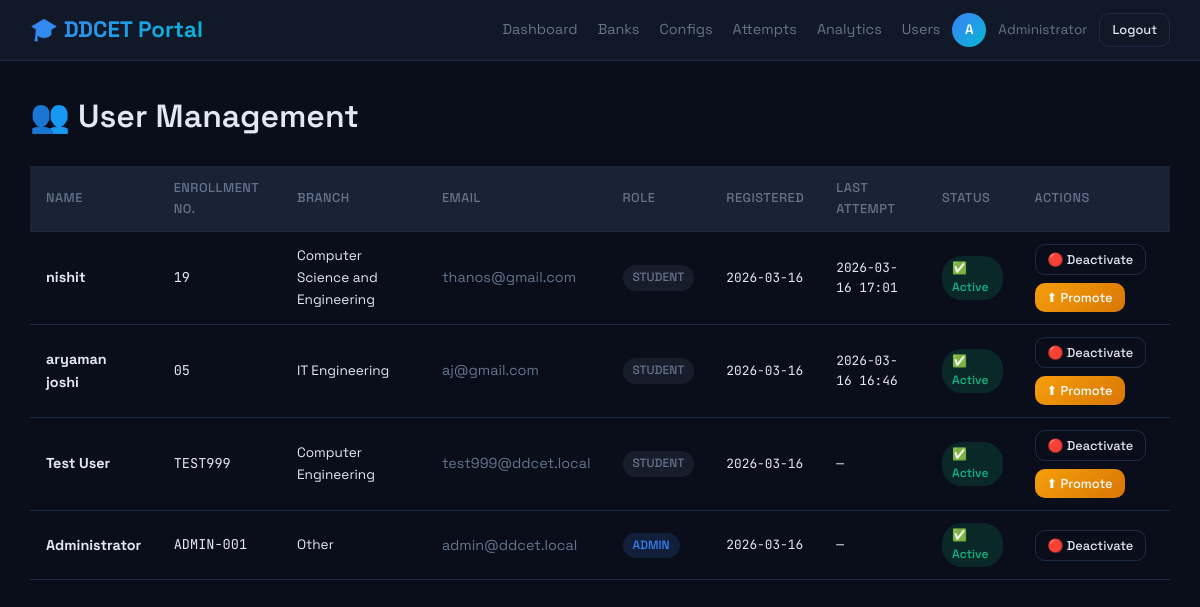
Page /admin/users (signed in) on the committed database.
### models.py (models this page shows)
class User(UserMixin, db.Model):
    __tablename__ = 'users'
    id = db.Column(db.Integer, primary_key=True, autoincrement=True)
    name = db.Column(db.String(100), nullable=False)
    email = db.Column(db.String(150), unique=True, nullable=False)
    enrollment_number = db.Column(db.String(50), unique=True, nullable=False)
    engineering_branch = db.Column(db.String(100), nullable=False, default='Other')
    password = db.Column(db.String(255), nullable=False)
    role = db.Column(db.String(20), default='student')
    created_at = db.Column(db.DateTime, default=datetime.utcnow)
    is_active_user = db.Column(db.Boolean, default=True)
    @property
    def is_active(self):
        return self.is_active_user

class TestAttempt(db.Model):
    __tablename__ = 'test_attempts'
    id = db.Column(db.Integer, primary_key=True)
    user_id = db.Column(db.Integer, db.ForeignKey('users.id'), nullable=False)
    config_id = db.Column(db.Integer, db.ForeignKey('exam_configs.id'), nullable=False)
    mode = db.Column(db.String(20), default='exam')
    started_at = db.Column(db.DateTime, default=datetime.utcnow)
    submitted_at = db.Column(db.DateTime, nullable=True)
    status = db.Column(db.String(20), default='in_progress')
    score = db.Column(db.Float, default=0)
    max_score = db.Column(db.Float, default=0)
    percentage = db.Column(db.Float, default=0)
    correct_count = db.Column(db.Integer, default=0)
    wrong_count = db.Column(db.Integer, default=0)
    unattempted = db.Column(db.Integer, default=0)
    bonus_count = db.Column(db.Integer, default=0)
    time_taken_sec = db.Column(db.Integer, default=0)
    questions_json = db.Column(db.Text, default='[]')
    fs_exit_count = db.Column(db.Integer, default=0)
    tab_switch_count = db.Column(db.Integer, default=0)
    user = db.relationship('User', foreign_keys=[user_id])
    config = db.relationship('ExamConfig', foreign_keys=[config_id])

### admin.py (the view)
@admin_bp.route('/users')
@login_required
@admin_required
def users():
    users_list = User.query.order_by(User.created_at.desc()).all()
    user_last_attempts = {}
    for u in users_list:
        last = TestAttempt.query.filter_by(user_id=u.id).order_by(TestAttempt.started_at.desc()).first()
        user_last_attempts[u.id] = last.started_at if last else None
    return render_template('admin/users.html', users=users_list, user_last_attempts=user_last_attempts)

### admin.py (called while the page is built)
def admin_required(f):
    from functools import wraps
    @wraps(f)
    def decorated(*args, **kwargs):
        if not current_user.is_authenticated or current_user.role != 'admin':
            abort(403)
        return f(*args, **kwargs)
    return decorated

### auth.py (called while the page is built)
def generate_csrf_token():
    if '_csrf_token' not in session:
        session['_csrf_token'] = secrets.token_hex(32)
    return session['_csrf_token']

@auth_bp.before_app_request
def inject_csrf():
    from flask import g
    g.csrf_token = generate_csrf_token()

### templates/admin/users.html (shortened to what this page needs)
{% extends "base.html" %}
{% block content %}
<div class="main-content">
    <h1 style="margin-bottom: 24px;">👥 User Management</h1>
    <table class="table-dark">
        <thead>
            <tr>
                <th>Name</th>
                <th>Enrollment No.</th>
                <th>Branch</th>
                <th>Email</th>
                <th>Role</th>
                <th>Registered</th>
                <th>Last Attempt</th>
                <th>Status</th>
                <th>Actions</th>
            </tr>
        </thead>
        <tbody>
            {% for user in users %}
            <tr>
                <td><strong>{{ user.name }}</strong></td>
                <td class="mono" style="font-size:.85rem;">{{ user.enrollment_number }}</td>
                <td style="font-size:.85rem;">{{ user.engineering_branch }}</td>
                <td class="text-muted">{{ user.email }}</td>
                <td>
                    <span class="badge {{ 'badge-exam' if user.role == 'admin' else 'badge-muted' }}">
                        {{ user.role|upper }}
                    </span>
                </td>
                <td class="mono" style="font-size:.8rem;">{{ user.created_at.strftime('%Y-%m-%d') if user.created_at
                    else '' }}</td>
                <td class="mono" style="font-size:.8rem;">
                    {{ user_last_attempts.get(user.id).strftime('%Y-%m-%d %H:%M') if user_last_attempts.get(user.id)
                    else '—' }}
                </td>
                <td>
                    <span class="badge {{ 'badge-success' if user.is_active else 'badge-danger' }}">
                        {{ '✅ Active' if user.is_active else '❌ Inactive' }}
                    </span>
                </td>
                <td>
                    <div class="btn-group">
                        <form action="{{ url_for('admin.toggle_user', user_id=user.id) }}" method="POST"
                            style="display:inline;">
                            <button type="submit" class="btn btn-outline btn-sm">
                                {{ '🔴 Deactivate' if user.is_active else '🟢 Activate' }}
                            </button>
                        </form>
                        {% if user.role == 'student' %}
                        <form action="{{ url_for('admin.promote_user', user_id=user.id) }}" method="POST"
                            style="display:inline;">
                            <button type="submit" class="btn btn-warning btn-sm"
                                onclick="return confirm('Promote {{ user.name }} to admin?')">
                                ⬆ Promote
                            </button>
                        </form>
                        {% endif %}
                    </div>
                </td>
            </tr>
            {% endfor %}
        </tbody>
    </table>
</div>
{% endblock %}

### templates/base.html (shortened to what this page needs)
<!DOCTYPE html>
<html lang="en">
<head>
    <link rel="stylesheet" href="{{ url_for('static', filename='css/main.css') }}">
</head>
<body>
    {% block nav %}
    <nav class="nav-dark">
        <a href="/" class="logo">🎓 DDCET Portal</a>
        {% if current_user.is_authenticated %}
        <div class="nav-user">
            <div class="nav-links">
                {% if current_user.role == 'admin' %}
                <a href="{{ url_for('admin.dashboard') }}">Dashboard</a>
                <a href="{{ url_for('admin.banks') }}">Banks</a>
                <a href="{{ url_for('admin.configs') }}">Configs</a>
                <a href="{{ url_for('admin.attempts') }}">Attempts</a>
                <a href="{{ url_for('admin.analytics') }}">Analytics</a>
                <a href="{{ url_for('admin.users') }}">Users</a>
                {% else %}
                <a href="{{ url_for('student.home') }}">Home</a>
                {% endif %}
            </div>
            <div class="user-avatar">{{ current_user.name[0]|upper }}</div>
            <span>{{ current_user.name }}</span>
            <a href="{{ url_for('auth.logout') }}" class="btn btn-outline btn-sm">Logout</a>
        </div>
        {% endif %}
    </nav>
    {% endblock %}
    {% block content %}{% endblock %}
</body>
</html>

### static/css/main.css (style rules this page uses)
:root { --bg: #0a0e1a; --surface: #111827; --surface2: #1a2235; --border: #1e2d45; --accent: #3b82f6; --accent2: #06b6d4; --green: #10b981; --red: #ef4444; --yellow: #f59e0b; --text: #e2e8f0; --muted: #64748b; --radius: 10px; --shadow: 0 4px 20px rgba(0,0,0,.3); --transition: all .2s ease; }
* { margin:0; padding:0; box-sizing:border-box; }
html { scroll-behavior: smooth; }
body { font-family: 'Space Grotesk', sans-serif; background: var(--bg); color: var(--text); min-height: 100vh; line-height: 1.6; }
a { color: var(--accent); text-decoration: none; transition: var(--transition); }
h1,h2,h3,h4,h5,h6 { font-family: 'Space Grotesk', sans-serif; font-weight: 600; }
.main-content { flex: 1; padding: 30px; overflow-x: hidden; }
.nav-dark { background: var(--surface); border-bottom: 1px solid var(--border); padding: 12px 30px; display: flex; align-items: center; justify-content: space-between; position: sticky; top: 0; z-index: 100; backdrop-filter: blur(10px); }
.nav-dark .logo { font-size: 1.4rem; font-weight: 700; background: linear-gradient(135deg, var(--accent), var(--accent2)); -webkit-background-clip: text; -webkit-text-fill-color: transparent; background-clip: text; }
.nav-dark .nav-links { display: flex; align-items: center; gap: 20px; }
.nav-dark .nav-links a { color: var(--muted); font-size: .9rem; transition: var(--transition); }
.nav-user { display: flex; align-items: center; gap: 12px; color: var(--muted); font-size: .85rem; }
.nav-user .user-avatar { width: 34px; height: 34px; border-radius: 50%; background: linear-gradient(135deg, var(--accent), var(--accent2)); display: flex; align-items: center; justify-content: center; color: white; font-weight: 600; font-size: .85rem; }
.btn { display: inline-flex; align-items: center; gap: 6px; padding: 10px 20px; border-radius: var(--radius); font-family: 'Space Grotesk', sans-serif; font-size: .9rem; font-weight: 500; border: none; cursor: pointer; transition: var(--transition); text-decoration: none; }
.btn-outline { background: transparent; border: 1px solid var(--border); color: var(--text); }
.btn-warning { background: linear-gradient(135deg, var(--yellow), #d97706); color: white; }
.btn-sm { padding: 6px 12px; font-size: .8rem; }
.btn-group { display: flex; gap: 8px; flex-wrap: wrap; }
.table-dark { width: 100%; border-collapse: collapse; font-size: .9rem; }
.table-dark th { background: var(--surface2); color: var(--muted); font-weight: 500; text-align: left; padding: 12px 16px; border-bottom: 1px solid var(--border); font-size: .8rem; text-transform: uppercase; letter-spacing: .5px; }
.table-dark td { padding: 12px 16px; border-bottom: 1px solid var(--border); vertical-align: middle; }
.badge { display: inline-flex; align-items: center; gap: 4px; padding: 3px 10px; border-radius: 20px; font-size: .75rem; font-weight: 500; }
.badge-exam { background: rgba(59,130,246,.15); color: var(--accent); }
.badge-success { background: rgba(16,185,129,.15); color: var(--green); }
.badge-muted { background: rgba(100,116,139,.15); color: var(--muted); }
.text-muted { color: var(--muted); }
.mono { font-family: 'JetBrains Mono', monospace; }

### rows in the picture
User: name "A", name "Administrator", enrollment_number "ADMIN-001", engineering_branch "Other", email "admin@ddcet.local", role "ADMIN", created_at "2026-03-16", get "—", is_active_user "✅ Active", is_active_user "🔴 Deactivate"
User: name "nishit", enrollment_number "19", engineering_branch "Computer Science and Engineering", email "thanos@gmail.com", role "STUDENT", created_at "2026-03-16", is_active_user "✅ Active", is_active_user "🔴 Deactivate"
TestAttempt: get "2026-03-16 17:01"
User: name "aryaman joshi", enrollment_number "05", engineering_branch "IT Engineering", email "aj@gmail.com", role "STUDENT", created_at "2026-03-16", get "2026-03-16 16:46", is_active_user "✅ Active", is_active_user "🔴 Deactivate"
User: name "Test User", enrollment_number "TEST999", engineering_branch "Computer Engineering", email "test999@ddcet.local", role "STUDENT", created_at "2026-03-16", get "—", is_active_user "✅ Active", is_active_user "🔴 Deactivate"
